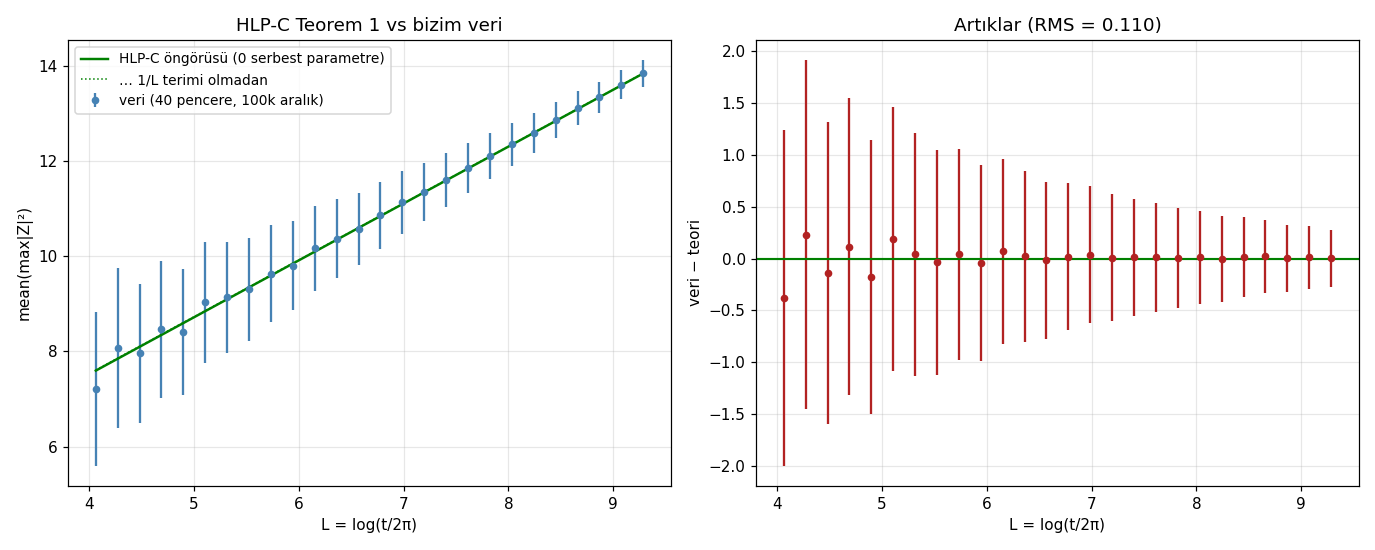

Reproduce this figure in Python.
"""
38 — HLP-C ALT-MERTEBE KONTROLÜ (16 Ağustos 2026)
===================================================

Hughes–Lugmayer–Pearce-Crump (arXiv:2411.05573, Teorem 1, RH altında):

    Σ_{0<γ≤T} max² = (e²−5)/2 · (T/2π)L² + α₋₁(T/2π)L + (T/2π)Σ αₙ/Lⁿ

    L = log(T/2π)
    α₋₁ = 5 − e² − 10γ₀ + 2e²γ₀            (γ₀ = Euler–Mascheroni)
    α₀  = 12γ₁ − 4e²γ₁ − 5 + e² + 10γ₀ − 2e²γ₀ − 4γ₀²   (γ₁ = 1. Stieltjes)

Bizim ölçüm pencere-bazlı YEREL ortalama. Toplamın türevinden yerel öngörü:
    S(t) = (t/2π)f(L),  f(L) = AL² + α₋₁L + α₀ + ...
    dS/dt = (1/2π)(f + f'),   dN/dt = L/2π
    ⟹ mean(max² | yükseklik t) = (f+f')/L
                                = A·L + (α₋₁+2A) + (α₀+α₋₁)/L + O(1/L²)

Yani 37'de ölçtüğümüz b sabit terimi teorik olarak: b_teori ≈ α₋₁ + 2A
(+ küçük 1/L düzeltmesi). 37 ölçümü: b = 2.776. Tutuyor mu?
"""

import numpy as np
import matplotlib.pyplot as plt
from pathlib import Path
import mpmath as mp

mp.mp.dps = 30
HERE = Path(__file__).resolve().parent

# --- Teorik katsayılar ---
e2 = float(mp.e**2)
g0 = float(mp.euler)          # γ₀
g1 = float(mp.stieltjes(1))   # γ₁ = -0.0728158...
A = (e2 - 5) / 2

alpha_m1 = 5 - e2 - 10*g0 + 2*e2*g0
alpha_0 = 12*g1 - 4*e2*g1 - 5 + e2 + 10*g0 - 2*e2*g0 - 4*g0**2

b_lead = alpha_m1 + 2*A          # yerel sabit terim (1/L'siz)
c_1L = alpha_0 + alpha_m1        # 1/L katsayısı

print("HLP-C Teorem 1 katsayıları:")
print(f"  A = ½(e²−5)      = {A:.6f}")
print(f"  α₋₁              = {alpha_m1:.6f}")
print(f"  α₀               = {alpha_0:.6f}")
print(f"\nYerel ortalama öngörüsü: mean = A·L + {b_lead:.4f} + {c_1L:.4f}/L\n")

# --- Verimiz (36) ile karşılaştırma ---
d = np.load(HERE / "36_T100k.npz")
max2 = d["max_amps"]**2
logt = np.log(d["t_mid"] / (2*np.pi))

n_w = 40
edges = np.geomspace(d["t_mid"][0], d["t_mid"][-1]*1.0001, n_w+1)
rows = []
for i in range(n_w):
    m = (d["t_mid"] >= edges[i]) & (d["t_mid"] < edges[i+1])
    if m.sum() < 50:
        continue
    L = logt[m].mean()
    # pencere içi standart hata (bağımsızlık varsayımıyla, yaklaşık)
    rows.append((L, max2[m].mean(), max2[m].std()/np.sqrt(m.sum()), m.sum()))
w_L, w_mean, w_se, w_n = map(np.array, zip(*rows))

pred = A*w_L + b_lead + c_1L/w_L
resid = w_mean - pred
z = resid / w_se

print("Pencere karşılaştırması (teori öngörüsü sıfır-parametreli!):")
print(f"  ortalama artık        : {resid.mean():+.4f}")
print(f"  artık RMS             : {np.sqrt((resid**2).mean()):.4f}")
print(f"  |z| > 2 pencere sayısı: {(abs(z) > 2).sum()}/{len(z)}")
print(f"  ortalama |z|          : {abs(z).mean():.2f}")

# 37'deki serbest fit ile kıyas
Amat = np.vstack([w_L, np.ones_like(w_L)]).T
coef, *_ = np.linalg.lstsq(Amat*np.sqrt(w_n)[:, None], w_mean*np.sqrt(w_n), rcond=None)
a_fit, b_fit = coef
# teori b'sini aynı L aralığına indirge: b_eff = b_lead + c_1L·mean(1/L)
b_eff = b_lead + c_1L*np.mean(1/w_L)
print(f"\nSabit terim kıyası:")
print(f"  ölçülen b (37 serbest fit) = {b_fit:.4f}")
print(f"  teorik  b_eff              = {b_eff:.4f}")
print(f"  sapma                      = {100*(b_fit/b_eff-1):+.2f}%")

# --- Grafik ---
fig, axes = plt.subplots(1, 2, figsize=(12.5, 5))
ax = axes[0]
ax.errorbar(w_L, w_mean, yerr=w_se, fmt="o", ms=4, c="steelblue",
            label="veri (40 pencere, 100k aralık)")
xs = np.linspace(w_L.min(), w_L.max(), 200)
ax.plot(xs, A*xs + b_lead + c_1L/xs, "g-", lw=1.6,
        label="HLP-C öngörüsü (0 serbest parametre)")
ax.plot(xs, A*xs + b_lead, "g:", lw=1,
        label="… 1/L terimi olmadan")
ax.set_xlabel("L = log(t/2π)")
ax.set_ylabel("mean(max|Z|²)")
ax.set_title("HLP-C Teorem 1 vs bizim veri")
ax.legend(fontsize=9)
ax.grid(alpha=0.3)

ax = axes[1]
ax.errorbar(w_L, resid, yerr=w_se, fmt="o", ms=4, c="firebrick")
ax.axhline(0, color="g", lw=1.4)
ax.set_xlabel("L = log(t/2π)")
ax.set_ylabel("veri − teori")
ax.set_title(f"Artıklar (RMS = {np.sqrt((resid**2).mean()):.3f})")
ax.grid(alpha=0.3)

plt.tight_layout()
out = HERE / "38_hlpc_alt_mertebe.png"
plt.savefig(out, dpi=110)
print(f"\nGrafik: {out.name}")
